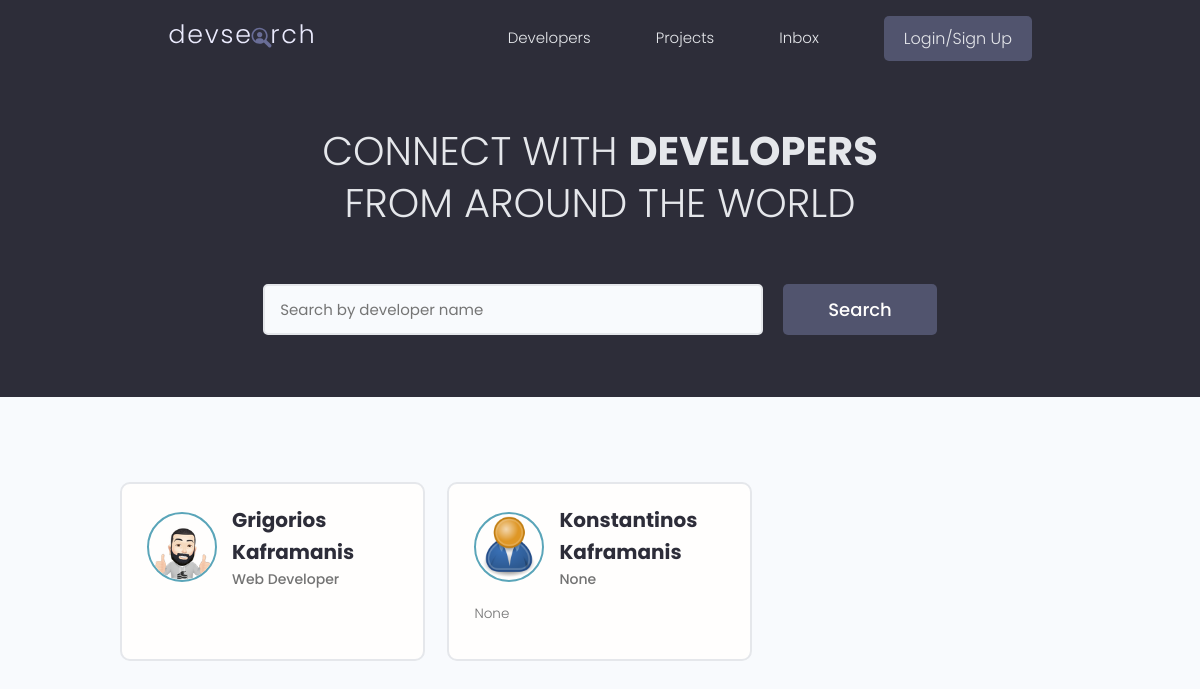
The app's page /, older data.
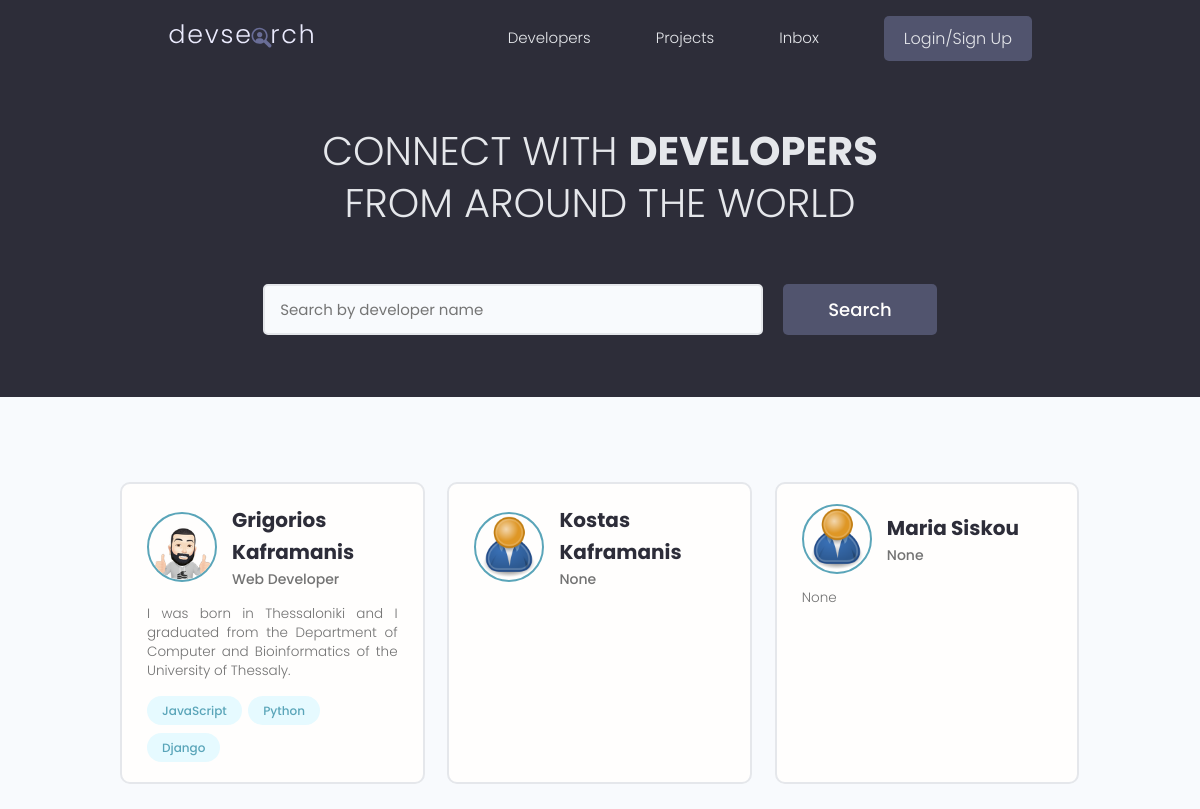
The same page, newer data.
### users/models.py (models this page shows, shortened)
class Profile(models.Model):
    user = models.OneToOneField(User, on_delete=models.CASCADE, null=True, blank=True)
    name = models.CharField(max_length=200, blank=True, null=True)
    email = models.EmailField(max_length=500, blank=True, null=True)
    username = models.CharField(max_length=200, blank=True, null=True)
    location = models.CharField(max_length=200, blank=True, null=True)
    short_intro = models.CharField(max_length=200, blank=True, null=True)
    bio = models.TextField(blank=True, null=True)
    profile_image = models.ImageField(null=True, blank=True, upload_to="profiles/", default="profiles/user-default.png")
    social_github = models.CharField(max_length=200, blank=True, null=True)
    social_twitter = models.CharField(max_length=200, blank=True, null=True)
    social_linkedin = models.CharField(max_length=200, blank=True, null=True)
    social_facebook = models.CharField(max_length=200, blank=True, null=True)
    social_website = models.CharField(max_length=200, blank=True, null=True)
    created = models.DateTimeField(auto_now_add=True)
    id = models.UUIDField(default=uuid.uuid4, unique=True, primary_key=True, editable=False)

class Skill(models.Model):
    owner = models.ForeignKey(Profile, on_delete=models.CASCADE, null=True, blank=True)
    name = models.CharField(max_length=200, null=True, blank=True)
    description = models.TextField(null=True, blank=True)
    created = models.DateTimeField(auto_now_add=True)
    id = models.UUIDField(default=uuid.uuid4, unique=True, primary_key=True, editable=False)
    def __str__(self):
        return self.name

### users/views.py (the view)
# urls.py: path("", views.profiles, name="profiles"),
def profiles(request):
    profiles_all = Profile.objects.all()
    context = {"profiles": profiles_all}
    return render(request, "users/profiles.html", context)

### users/templates/users/profiles.html (shortened to what this page needs)
{% extends "base.html" %}
{% block content %}
  <main class="home">
    <section class="hero-section text-center">
      <div class="container container--narrow">
        <div class="hero-section__box">
          <h2>CONNECT WITH <span>DEVELOPERS</span></h2>
          <h2>FROM AROUND THE WORLD</h2>
        </div>
        <div class="hero-section__search">
          <form class="form" action="#" method="get">
            <div class="form__field">
              <input class="input input--text" id="formInput#search" type="text" name="text"
                placeholder="Search by developer name" />
            </div>
            <input class="btn btn--sub btn--lg" type="submit" value="Search" />
          </form>
        </div>
      </div>
    </section>
    <section class="devlist">
      <div class="container">
        <div class="grid grid--three">
          {% for profile in profiles %}
          <div class="column card">
            <div class="dev">
              <a href="{% url "user-profile" profile.id %}" class="card__body">
                <div class="dev__profile">
                  <img class="avatar avatar--md" src="{{ profile.profile_image.url }}" alt="image" />
                  <div class="dev__meta">
                    <h3>{{ profile.name }}</h3>
                    <h5>{{ profile.short_intro|slice:"60" }}</h5>
                  </div>
                </div>
                <p class="dev__info">
                    {{ profile.bio|slice:"150" }}
                </p>
                <div class="dev__skills">
                  {% for skill in profile.skill_set.all|slice:"5" %}
                  <span class="tag tag--pill tag--main">
                    <small>{{ skill }}</small>
                  </span>
                  {% endfor %}
                </div>
              </a>
            </div>
          </div>
          {% endfor %}
        </div>
      </div>
    </section>
  </main>
{% endblock %}

### templates/base.html (shortened to what this page needs)
{% load static %}
<!DOCTYPE html>
<html lang="en">
<head>
    <link rel="stylesheet" href="https://cdn.iconmonstr.com/1.3.0/css/iconmonstr-iconic-font.min.css" />
    <link rel="stylesheet" href="{% static "uikit/styles/uikit.css" %}" />
    <link rel="stylesheet" href="{% static "styles/app.css" %}">
</head>
<body>
    {% include "navbar.html" %}
    {% block content %}
    {% endblock %}
</body>
</html>

### templates/navbar.html (shortened to what this page needs)
{% load static %}
  <header class="header">
    <div class="container container--narrow">
      <a href="{% url "profiles" %}" class="header__logo">
        <img src="{% static "images/logo.svg" %}" alt="DevSearch Logo" />
      </a>
      <nav class="header__nav">
        <ul class="header__menu">
          <li class="header__menuItem"><a href="{% url "profiles" %}">Developers</a></li>
          <li class="header__menuItem"><a href="{% url "projects" %}">Projects</a></li>
          <li class="header__menuItem"><a href="">Inbox</a></li>
          {% if request.user.is_authenticated %}
            <li class="header__menuItem"><a href="{% url "account" %}">Account</a></li>
            <li class="header__menuItem"><a href="{% url "logout" %}" class="btn btn--sub">Logout</a></li>
          {% else %}
            <li class="header__menuItem"><a href="{% url "login" %}" class="btn btn--sub">Login/Sign Up</a></li>
          {% endif %}
        </ul>
      </nav>
    </div>
  </header>

### static/styles/app.css (style rules this page uses)
:root { --color-sub: #2d2d39; }
.btn--sub { background-color: var(--color-sub-light); }
.card { border: 2px solid var(--color-light); }
img { width: 100%; }
.header { position: sticky; z-index: 111; background-color: var(--color-sub); padding: 1.5rem 0; }
.header > .container { display: flex; justify-content: space-between; align-items: center; }
.header__logo > img { height: 3.8rem; }
.header__nav > ul { display: inline-flex; align-items: center; list-style: none; gap: 6.5rem; }
.header__menuItem > a { color: var(--color-light); font-weight: 300; }
.hero-section { height: 40vh; display: flex; align-items: center; background-color: var(--color-sub); }
.hero-section__box { margin-bottom: 4rem; }
.hero-section__box > h2, .hero-section__box > h2 > span { font-size: 4rem; color: var(--color-light); line-height: 1.3; text-transform: uppercase; }
.hero-section__box > h2 { font-weight: 300; }
.hero-section__box > h2 > span { font-weight: 700; }
.hero-section__search > .form { display: flex; align-items: center; justify-content: center; gap: 2rem; }
.hero-section__search > .form input.input--text { width: 50rem; }
.devlist { margin-top: 8rem; }
.devlist .grid { align-items: stretch; }
.devlist .dev .dev__profile { display: flex; align-items: center; gap: 1.5rem; }
.devlist .dev .dev__meta h3 { color: var(--color-sub); font-size: 2rem; font-weight: 700; }
.devlist .dev .dev__meta h5 { color: var(--color-text); font-size: 1.4rem; font-weight: 500; }
.devlist .dev .dev__info { margin: 1.5rem 0; font-size: 1.35rem; line-height: 1.4; text-align: justify; }

### static/uikit/styles/modules/_variables.css (style rules this page uses)
:root { --color-main: #5aa5b9; --color-main-light: #e6faff; --color-sub: #3f4156; --color-sub-light: #51546e; --color-sub-lighter: #ededfd; --color-text: #737373; --color-gray: #8b8b8b; --color-light: #e5e7eb; --color-light-gray: #767676; --color-bg: #f8fafd; --color-white: #fffefd; --color-white-light: #f3f3f3; --color-success: #359e64; --color-success-bg: #def8e8; --color-error: #fc4b0b; --color-error-bg: #fff2ee; --font-base: 'Poppins', arial, helvetica, 'Segoe UI', roboto, ubuntu, sans-serif; --font-monospace: 'Fira Code', 'Courier New', courier, monospace; --font-regular: 300; --font-medium: 500; --font-bold: 700; --generic-shadow: 1px 1px 5px #00000010; --generic-transition: all 0.3s ease-in-out; }

### static/uikit/styles/modules/_base.css (style rules this page uses)
* { margin: 0; padding: 0; box-sizing: border-box; text-rendering: optimizeLegibility; color: inherit; font-size: inherit; }
html { font-size: 50%; }
@media only screen and (min-width: 480px) { html { font-size: 56.25%; } }
@media only screen and (min-width: 1200px) { html { font-size: 62.5%; } }
body { line-height: 1.6; font-weight: 400; font-size: 1.5rem; color: var(--color-text); background-color: var(--color-bg); min-height: 100vh; }

### static/uikit/styles/modules/_typography.css (style rules this page uses)
* { font-family: var(--font-base); }
h2 { font-size: 3.6rem; font-weight: var(--font-bold); }
h3 { font-size: 3.2rem; font-weight: var(--font-medium); }
h5 { font-size: 2.4rem; font-weight: var(--font-medium); }
h5, h6 { font-weight: var(--font-regular); }
p, span, strong { font-size: 1.6rem; color: var(--color-text); font-weight: var(--font-regular); }
a { padding-bottom: 2px; text-decoration: none; display: inline-block; color: var(--color-main); font-weight: var(--font-medium); }

### static/uikit/styles/modules/_utilities.css (style rules this page uses)
.container { width: 92%; max-width: 165rem; margin: 0 auto; box-sizing: border-box; }
.container--narrow { width: 92%; max-width: 120rem; }
@media screen and (min-width: 1000px) { .container { width: 90%; } }
@media screen and (min-width: 1000px) { .container--narrow { width: 85%; } }
@media screen and (min-width: 1200px) { .container { width: 80%; } }
@media screen and (min-width: 1200px) { .container--narrow { width: 72%; } }
.text-center { text-align: center; }

### static/uikit/styles/modules/_avatar.css (style rules this page uses)
.avatar { border-radius: 50%; border: 2px solid var(--color-main); object-fit: cover; }
.avatar--md { height: 7rem; width: 7rem; }

### static/uikit/styles/modules/_button.css (style rules this page uses)
.btn { display: inline-block; position: relative; cursor: pointer; background-color: var(--color-light); font-weight: var(--font-medium); color: var(--color-sub); text-decoration: none; padding: 1rem 2rem; border-radius: 0.5rem; border: none; width: -webkit-fit-content; width: -moz-fit-content; width: fit-content; height: -webkit-fit-content; height: -moz-fit-content; height: fit-content; font-size: 1.6rem; outline-width: 0; outline-color: transparent; -webkit-backface-visibility: hidden; backface-visibility: hidden; transition: all 0.3s ease-in-out; }
.btn--sub { background-color: var(--color-sub); color: var(--color-white); }
.btn--lg { font-size: 1.8rem; padding: 1.2rem 4.5rem; }

Row changes from the older to the newer data that the page shows:
changed Profile "Grigorios Kaframanis": bio (not shown) → "I was born in Thessaloniki and I graduated from the Department of Computer and Bioinformatics of the University of Thessaly."
added Skill: name "JavaScript", shown under Profile "Grigorios Kaframanis"
added Skill: name "Python", shown under Profile "Grigorios Kaframanis"
added Skill: name "Django", shown under Profile "Grigorios Kaframanis"
changed Profile: name "Konstantinos Kaframanis" → "Kostas Kaframanis"; bio "None" → (not shown)
added Profile: profile_image (placeholder picture), name "Maria Siskou", short_intro "None", bio "None"
